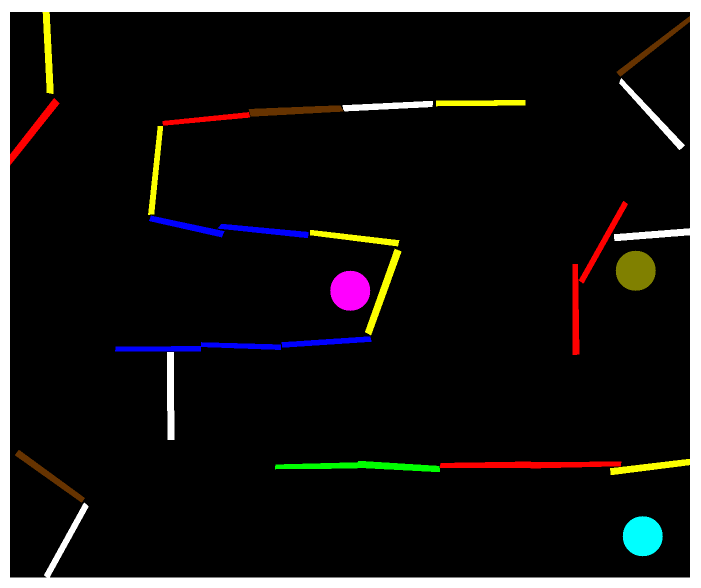
#> input picture mazedata/Run_114/maze/maze.map-fixed.png, 1401 x 1175 px (shown at 1/2 size)
$ python lut.py
#> lines starting #> are read from the running program, lines starting #| are printed output that depends on the picture; after the words box and inside, x2 and y2 are one past the last pixel; in counts of white or black regions, pixels touching at a corner belong together
### labels.py
"""Label orderings and their corresponding colors
"""
from collections import OrderedDict
import numpy as np

# Label ordering (labels -> classes)
LABELS=dict(red=0,blue=1,green=2,brown=3,yellow=4,
            white=5,floor=6,

            jar=7, mug=8, paddle=9)

# Reverse the ordering for CLASSES
CLASSES = {v:f for f,v in LABELS.items()}

# Corresponding label colors
COLORS=dict(red     = np.asarray([  0,   0, 255], dtype=np.uint8),
            blue    = np.asarray([255,   0,   0], dtype=np.uint8),
            green   = np.asarray([  0, 255,   0], dtype=np.uint8),
            brown   = np.asarray([  0,  51, 102], dtype=np.uint8),
            yellow  = np.asarray([  0, 255, 252], dtype=np.uint8),
            white   = np.asarray([255, 255, 255], dtype=np.uint8),
            floor   = np.asarray([  0,   0,   0], dtype=np.uint8),

            jar     = np.asarray([255, 255,   0], dtype=np.uint8),
            mug     = np.asarray([255,   0, 255], dtype=np.uint8),
            paddle  = np.asarray([  0, 128, 128], dtype=np.uint8),)

PIXELS = {tuple(v.tolist()):f for f,v in COLORS.items() }


def color2label(img):
    labelled = np.zeros(img.shape[:-1])
#> labelled: shape (1175, 1401) float64; every value is 0

    for pixel,val in PIXELS.items():
        if val in ['ceiling', 'hinge', 'unsure']:
            continue
        mask = np.all(img == np.asarray(pixel), 2)
        labelled[mask] = LABELS[PIXELS[pixel]]
#> this loop made 10 passes
#> pass 1, in color2label, `mask = np.all(img == np.asarray(pixel), 2)`:
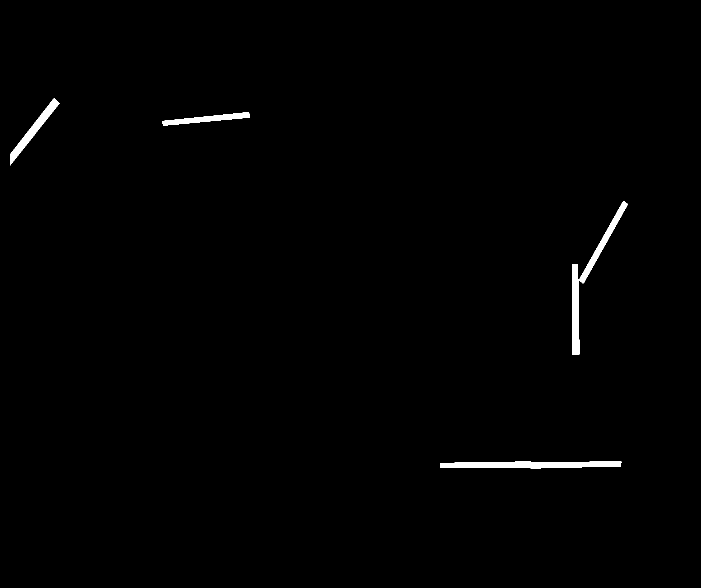
#> mask: shape (1175, 1401) bool (shown at 1/2 size); 0.76% white; 5 white regions, box (x1, y1, x2, y2) and area: (880, 923, 1243, 937) 4104, (1145, 528, 1159, 710) 2271, (20, 196, 119, 331) 2227, (1158, 402, 1256, 567) 2109, (325, 224, 500, 251) 1799
#> pass 2, in color2label, `mask = np.all(img == np.asarray(pixel), 2)`:
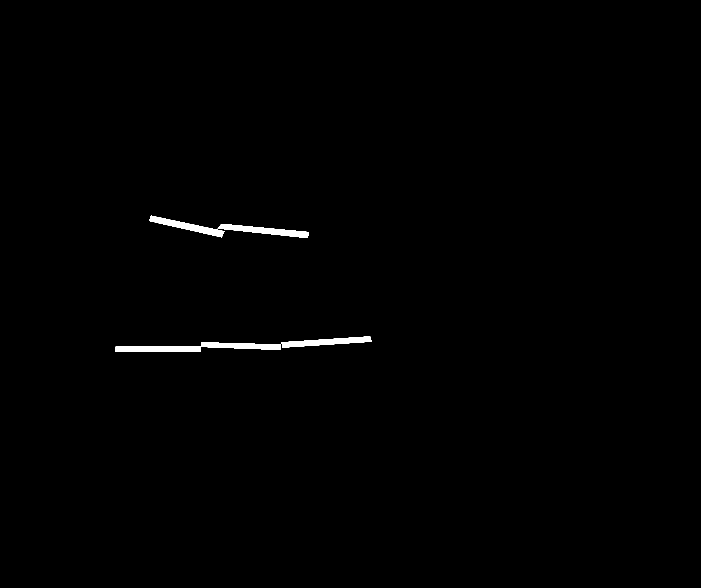
#> mask: shape (1175, 1401) bool (shown at 1/2 size); 0.57% white; 4 white regions, box (x1, y1, x2, y2) and area: (230, 684, 562, 703) 3413, (435, 448, 617, 476) 2044, (563, 673, 743, 695) 1984, (298, 431, 449, 475) 1872
#> pass 3, in color2label, `mask = np.all(img == np.asarray(pixel), 2)`:
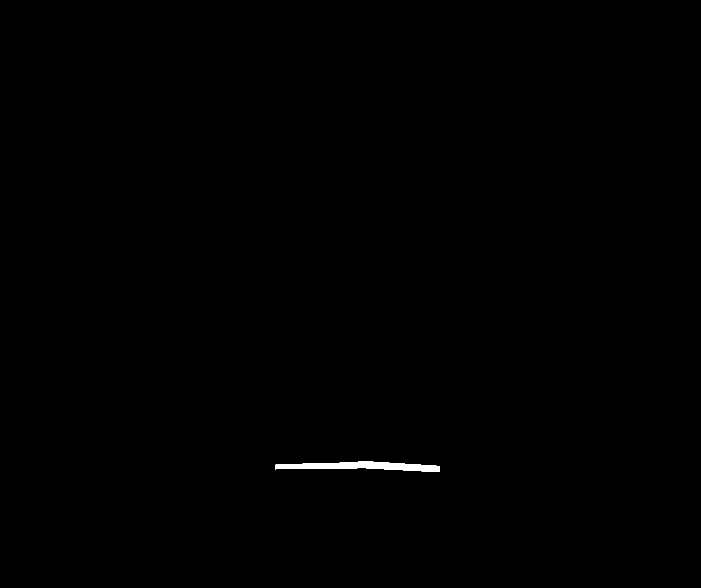
#> mask: shape (1175, 1401) bool (shown at 1/2 size); 0.24% white; 1 white region, box (x1, y1, x2, y2) and area: (550, 922, 880, 944) 3993
#> after the loop:
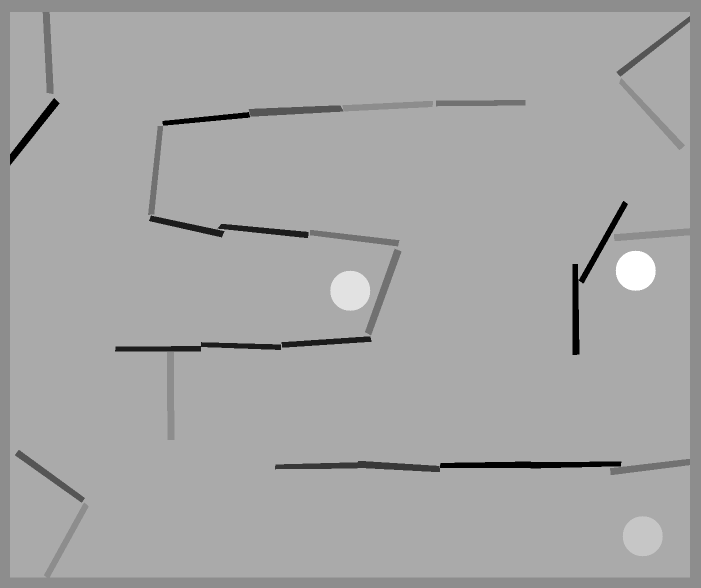
#> labelled: shape (1175, 1401) float64 (shown at 1/2 size); min 0, max 9, mean 5.83; drawn with min black and max white
    return labelled

# [6 lines left out: function label2color, not called in this run]

### rslang_utils.py
from os.path import join
import numpy as np
from constants import MazeConstants as MC
import cv2
import glob
import os
from natsort import natsorted
import socket
import tqdm
import json

# [6 lines left out: function read_csv, not called in this run]

def pose2pixel(poses, shape):
    rows, cols = shape[:2]
    pixels = np.zeros(poses[...,:2].shape)
    # X = columns, Y = inverted rows
    pixels[...,0] = (1 - poses[...,1]/MC.height)*(rows-1)
    pixels[...,1] = poses[...,0]/MC.width*(cols-1)
    return np.int32(pixels)

# [14 lines left out: functions pixel2pose, point, not called in this run]

def resize25(img):
    return cv2.resize(img, None, fx=.25, fy=.25)

def resize50(img):
    return cv2.resize(img, None, fx=.5, fy=.5)

def numify(x):
    return int("".join([_x for _x in x if _x.isdigit()]))

# [5 lines left out: function to_array, not called in this run]

def unit_vec(x):
    return x/np.linalg.norm(x)

def show(x, wait=-1):
    cv2.imshow('a', resize50(x))
    cv2.waitKey(wait)

# [21 lines left out: functions to_onehot, to_onehot_array, get_latest, angle_between, not called in this run]

def round_angle(a, T):
    return np.round(a / T) * T

# [6 lines left out: function get_hostname, not called in this run]

def l2(p1, p2):
    return np.linalg.norm(np.squeeze(p1)[:2]-np.squeeze(p2)[:2])

def color2bgr(color):
    color = color.rgb[::-1]
    return tuple((255 * np.asarray(color)).tolist())

def softmax(vec, t=1):
    return np.exp(vec/t)/(np.exp(vec/t).sum())

# [5 lines left out: function multiprocess_progress_bar, not called in this run]


def makedirs(folder):
    if not os.path.isdir(folder):
        os.makedirs(folder)

# [27 lines left out: functions angle_range, angle_range_vector, load_data, not called in this run]

### lut.py
"""
Look up table for particles index by (x, y, theta).
The image is treated as an occupancy grid where each
pixel is assumed to be cell.
"""
import sys; import os; sys.path.append(os.getcwd()) #FIXME weird bug makes this necessary
import numpy as np
import cv2
import os
from os.path import join, isfile, abspath, dirname
from skimage.draw import line
from functools import lru_cache
from labels import LABELS, color2label
from rslang_utils import pose2pixel, point, angle_range_vector
from constants import MazeConstants as MC, DriverConstants as DC
import numpy as np

def find_walls(p1, angle):
    # 4 corner vectors
    c1 = -p1
    c2 = np.asarray([[MC.width,         0]]) - p1
    c3 = np.asarray([[MC.width, MC.height]]) - p1
    c4 = np.asarray([[       0, MC.height]]) - p1

    # Compute angles between first corner vec with everything else
    # the order of p2's angle determines what wall is hit
    p2 = np.stack((np.cos(angle), np.sin(angle)), 1)
    ref_vecs = np.stack([p2, c2, c3, c4], 1)
    c1 = np.expand_dims(c1, 1)

    # Batch-wise cross product and dot product for angle computation
    cosangle = (c1 * ref_vecs).sum(2) #dot product
    sinangle = c1[...,0] * ref_vecs[...,1] - c1[...,1] * ref_vecs[...,0] #cross product

    # Angle
    angles = np.arctan2(sinangle, cosangle)
    angles[angles < 0] += 2*np.pi

    # Sort the angles (wherever the 1st index moves is the wall)
    sindxs = np.argsort(angles, 1)

    # Find ordering the p2 (index 0) angle with respect to other corners
    return np.argmin(sindxs, 1)

def solve_x(xy, Y, m, b, eps=1e-16):
    xy[:,1] = Y
    xy[:,0] = (Y-b) / (m + eps)
    return xy

def solve_y(xy, X, m, b):
    xy[:,0] = X
    xy[:,1] = m * X + b
    return xy

def interesection_with_walls(p1, angle, eps=1e-16):
    """
    Given rays and heading, finds which maze wall it intersects with
    """
#> called with p1 = array of shape (126000, 2), angle = array of shape (126000,), eps = 1e-16
    # Compute the equation of the rays (slope and intercept)
    ms = np.tan(angle)
    bs = p1[:,1] - ms * p1[:,0]

    # Extract the coordinates corresponding to wall interesection
    wall_ndxs = find_walls(p1, angle)
    # Find intersection with the walls
    wall_pts = np.zeros_like(p1)

    # Lower wall; y = 0;
    for ndx in range(4):
        mask = wall_ndxs == ndx
        if ndx in [0,2]:
            wall_pts[mask] = solve_x(wall_pts[mask],
                                     Y=0 if ndx==0 else MC.height,
                                     m=ms[mask],
                                     b=bs[mask])
        else:
            wall_pts[mask] = solve_y(wall_pts[mask],
                                     X=0 if ndx==3 else MC.width,
                                     m=ms[mask],
                                     b=bs[mask])
    return wall_pts


def sample_uniform(disc_step, disc_angle):
    # Sample points from a uniform grid
    x   = np.arange(0, MC.width , disc_step)
    y   = np.arange(0, MC.height, disc_step)
    ang = np.arange(0, 2*np.pi, disc_angle)
    # Meshgrid
    xx, yy, aa = np.meshgrid(x, y, ang)
    shape = xx.shape
    xx, yy, aa = list(map(lambda l: l.flatten(), (xx, yy, aa)))
    # Form the starting points
    return np.stack([xx, yy], 1), aa, shape


@lru_cache()
def pixel_rays(mapshape, disc_step, disc_angle):
    # Find intersection of points with the wallsi
    points_start, angles, shape = sample_uniform(disc_step, disc_angle)
    points_end   = interesection_with_walls(points_start, angles)
    # Convert to pixels
    pixels_start = pose2pixel(points_start, mapshape)
    pixels_end   = pose2pixel(points_end, mapshape)
    # Extract coordinates of lines between start and end points i.e. the rays
    pixel_lines = [line(*p1, *p2) for p1,p2 in zip(pixels_start, pixels_end)]
    return pixel_lines, shape


def make_cache(mapfile, disc_step, disc_angle):
    # Convert mapfiles to labels (based on color)
    mapfile = color2label(cv2.imread(mapfile))

    # Pixel points at the end of rays
    pixel_lines, shape = pixel_rays(mapfile.shape, disc_step, disc_angle)
#> shape = (42, 50, 60)
    # Find rays end points and extract
    pixels_end = np.zeros((len(pixel_lines), 2), dtype=np.int32)
    for i, (r,c) in enumerate(pixel_lines):
        mask = (mapfile[r,c] == LABELS['floor'])
        p = np.argmin(mask)
        pixels_end[i][0] = pixel_lines[i][0][p]
        pixels_end[i][1] = pixel_lines[i][1][p]
#> after the loop, pixels_end = 126000 pairs, first value 4 to 1174, second value 0 to 1392
    # Extract the labels at the end of rays
    pixels_vals = mapfile[pixels_end[:,0], pixels_end[:,1]]

    # Reshape for indexing purposes
    pixels_end  = pixels_end.reshape((*shape, 2))
    pixels_vals = pixels_vals.reshape(*shape)

    return pixels_vals, pixels_end


class LUT:
    """Look up table
    Args:
         dics: Pixel discretization
    """
    def __init__(self, mapfile, disc_step=.05, disc_angle=np.radians(6)):
        # Discretization steps
        self.disc_step  = disc_step
        self.disc_angle = disc_angle

        # Check if cache exists otherwise make it
        self.cfile = join(dirname(mapfile), 'measurements.npz')

        # Cache the pixel and rays measurements
        self.cache_var = self.rays_var = None
        self.mapshape = (1175, 1401)
        aov = DC.angle_of_view
        self.front_angle_range = np.arange(-aov/2, aov/2, self.disc_angle)
        if not isfile(self.cfile):
            cache, rays = make_cache(mapfile, self.disc_step, self.disc_angle)
            np.savez_compressed(self.cfile, cache=cache, rays=rays)

    @property
    def cache(self):
        if self.cache_var is None:
            with np.load(self.cfile) as d:
                self.cache_var = d['cache']
        return self.cache_var

    @property
    def rays(self):
        if self.rays_var is None:
            with np.load(self.cfile) as d:
                self.rays_var = d['rays']
        return self.rays_var

    def pose_to_disc(self, pose):
        i_x = np.int32(pose[...,1]/self.disc_step)
        i_y = np.int32(pose[...,0]/self.disc_step)
        i_t = np.int32(pose[...,2]/self.disc_angle)
        return i_x, i_y, i_t

    def rays_angles(self, pose):
        angles   = angle_range_vector(pose[...,2] + self.front_angle_range)
        return  np.int32(angles/self.disc_angle) # indices

    def __getitem__(self, pose):
        i_x, i_y, i_t = self.pose_to_disc(pose)
        return self.cache[i_x, i_y, self.rays_angles(pose)]

    def get_rays(self, pose):
        i_x, i_y, i_t = self.pose_to_disc(pose)
        return self.rays[i_x, i_y, self.rays_angles(pose)]


if __name__ == "__main__":
    # Cache the particle measurements
    from constants import Globs
    import glob
    from rslang_utils import multiprocess_progress_bar
    import multiprocessing
    from multiprocessing import Pool
    import tqdm

    print("Caching measurements")
    def cache_LUT(mapfile):
        planner = LUT(mapfile)
    maps = glob.glob(Globs.obj_maps)
    num_proc = max(multiprocessing.cpu_count()//2, 1)
    with Pool(num_proc) as p:
        list(tqdm.tqdm(p.imap(cache_LUT, maps), total=len(maps)))
    print()
